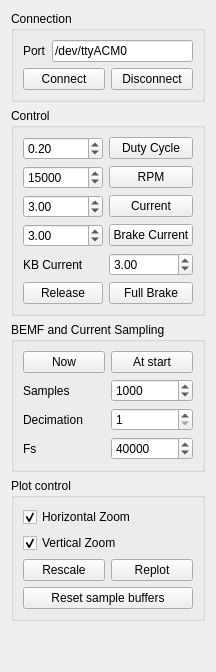
     <widget class="QWidget" name="widget2" native="true">
      <property name="sizePolicy">
       <sizepolicy hsizetype="Fixed" vsizetype="Preferred">
        <horstretch>0</horstretch>
        <verstretch>0</verstretch>
       </sizepolicy>
      </property>
      <layout class="QVBoxLayout" name="verticalLayout_16">
       <item>
        <widget class="QGroupBox" name="groupBox_3">
         <property name="title">
          <string>Connection</string>
         </property>
         <layout class="QVBoxLayout" name="verticalLayout_2">
          <item>
           <layout class="QHBoxLayout" name="horizontalLayout">
            <item>
             <widget class="QLabel" name="label_3">
              <property name="text">
               <string>Port</string>
              </property>
             </widget>
            </item>
            <item>
             <widget class="QLineEdit" name="serialDeviceEdit">
              <property name="text">
               <string>/dev/ttyACM0</string>
              </property>
             </widget>
            </item>
           </layout>
          </item>
          <item>
           <layout class="QHBoxLayout" name="horizontalLayout_5">
            <item>
             <widget class="QPushButton" name="connectButton">
              <property name="text">
               <string>Connect</string>
              </property>
             </widget>
            </item>
            <item>
             <widget class="QPushButton" name="disconnectButton">
              <property name="text">
               <string>Disconnect</string>
              </property>
             </widget>
            </item>
           </layout>
          </item>
         </layout>
        </widget>
       </item>
       <item>
        <widget class="QGroupBox" name="groupBox_2">
         <property name="title">
          <string>Control</string>
         </property>
         <layout class="QVBoxLayout" name="verticalLayout_18">
          <item>
           <layout class="QGridLayout" name="gridLayout_2">
            <item row="2" column="1">
             <widget class="QPushButton" name="currentButton">
              <property name="text">
               <string>Current</string>
              </property>
             </widget>
            </item>
            <item row="3" column="0">
             <widget class="QDoubleSpinBox" name="currentBrakeBox">
              <property name="minimum">
               <double>0.000000000000000</double>
              </property>
              <property name="maximum">
               <double>200.000000000000000</double>
              </property>
              <property name="singleStep">
               <double>0.500000000000000</double>
              </property>
              <property name="value">
               <double>3.000000000000000</double>
              </property>
             </widget>
            </item>
            <item row="4" column="0">
             <widget class="QLabel" name="label_12">
              <property name="text">
               <string>KB Current</string>
              </property>
             </widget>
            </item>
            <item row="3" column="1">
             <widget class="QPushButton" name="currentBrakeButton">
              <property name="text">
               <string>Brake Current</string>
              </property>
             </widget>
            </item>
            <item row="4" column="1">
             <widget class="QDoubleSpinBox" name="arrowCurrentBox">
              <property name="maximum">
               <double>200.000000000000000</double>
              </property>
              <property name="singleStep">
               <double>0.500000000000000</double>
              </property>
              <property name="value">
               <double>3.000000000000000</double>
              </property>
             </widget>
            </item>
            <item row="2" column="0">
             <widget class="QDoubleSpinBox" name="currentBox">
              <property name="minimum">
               <double>-200.000000000000000</double>
              </property>
              <property name="maximum">
               <double>200.000000000000000</double>
              </property>
              <property name="singleStep">
               <double>0.500000000000000</double>
              </property>
              <property name="value">
               <double>3.000000000000000</double>
              </property>
             </widget>
            </item>
            <item row="0" column="0">
             <widget class="QDoubleSpinBox" name="dutyBox">
              <property name="minimum">
               <double>-1.000000000000000</double>
              </property>
              <property name="maximum">
               <double>1.000000000000000</double>
              </property>
              <property name="singleStep">
               <double>0.050000000000000</double>
              </property>
              <property name="value">
               <double>0.200000000000000</double>
              </property>
             </widget>
            </item>
            <item row="1" column="0">
             <widget class="QSpinBox" name="rpmBox">
              <property name="minimum">
               <number>-100000</number>
              </property>
              <property name="maximum">
               <number>100000</number>
              </property>
              <property name="singleStep">
               <number>1000</number>
              </property>
              <property name="value">
               <number>15000</number>
              </property>
             </widget>
            </item>
            <item row="0" column="1">
             <widget class="QPushButton" name="dutyButton">
              <property name="text">
               <string>Duty Cycle</string>
              </property>
             </widget>
            </item>
            <item row="1" column="1">
             <widget class="QPushButton" name="rpmButton">
              <property name="text">
               <string>RPM</string>
              </property>
             </widget>
            </item>
            <item row="5" column="0">
             <widget class="QPushButton" name="offButton">
              <property name="text">
               <string>Release</string>
              </property>
             </widget>
            </item>
            <item row="5" column="1">
             <widget class="QPushButton" name="offBrakeButton">
              <property name="text">
               <string>Full Brake</string>
              </property>
             </widget>
            </item>
           </layout>
          </item>
         </layout>
        </widget>
       </item>
       <item>
        <widget class="QGroupBox" name="groupBox">
         <property name="title">
          <string>BEMF and Current Sampling</string>
         </property>
         <layout class="QVBoxLayout" name="verticalLayout">
          <item>
           <layout class="QGridLayout" name="gridLayout">
            <item row="1" column="0">
             <widget class="QLabel" name="label">
              <property name="text">
               <string>Samples</string>
              </property>
             </widget>
            </item>
            <item row="2" column="0">
             <widget class="QLabel" name="label_2">
              <property name="text">
               <string>Decimation</string>
              </property>
             </widget>
            </item>
            <item row="1" column="1">
             <widget class="QSpinBox" name="sampleNumBox">
              <property name="minimum">
               <number>10</number>
              </property>
              <property name="maximum">
               <number>4000</number>
              </property>
              <property name="singleStep">
               <number>100</number>
              </property>
              <property name="value">
               <number>1000</number>
              </property>
             </widget>
            </item>
            <item row="3" column="1">
             <widget class="QSpinBox" name="sampleFreqBox">
              <property name="minimum">
               <number>1</number>
              </property>
              <property name="maximum">
               <number>200000</number>
              </property>
              <property name="singleStep">
               <number>1000</number>
              </property>
              <property name="value">
               <number>40000</number>
              </property>
             </widget>
            </item>
            <item row="2" column="1">
             <widget class="QSpinBox" name="sampleIntBox">
              <property name="minimum">
               <number>1</number>
              </property>
             </widget>
            </item>
            <item row="3" column="0">
             <widget class="QLabel" name="label_5">
              <property name="text">
               <string>Fs</string>
              </property>
             </widget>
            </item>
            <item row="0" column="0">
             <widget class="QPushButton" name="getDataButton">
              <property name="text">
               <string>Now</string>
              </property>
             </widget>
            </item>
            <item row="0" column="1">
             <widget class="QPushButton" name="getDataStartButton">
              <property name="text">
               <string>At start</string>
              </property>
             </widget>
            </item>
           </layout>
          </item>
         </layout>
        </widget>
       </item>
       <item>
        <widget class="QGroupBox" name="groupBox_5">
         <property name="title">
          <string>Plot control</string>
         </property>
         <layout class="QVBoxLayout" name="verticalLayout_3">
          <item>
           <widget class="QCheckBox" name="horizontalZoomBox">
            <property name="text">
             <string>Horizontal Zoom</string>
            </property>
            <property name="checkable">
             <bool>true</bool>
            </property>
            <property name="checked">
             <bool>true</bool>
            </property>
           </widget>
          </item>
          <item>
           <widget class="QCheckBox" name="verticalZoomBox">
            <property name="text">
             <string>Vertical Zoom</string>
            </property>
            <property name="checked">
             <bool>true</bool>
            </property>
           </widget>
          </item>
          <item>
           <layout class="QHBoxLayout" name="horizontalLayout_9">
            <item>
             <widget class="QPushButton" name="rescaleButton">
              <property name="text">
               <string>Rescale</string>
              </property>
             </widget>
            </item>
            <item>
             <widget class="QPushButton" name="replotButton">
              <property name="text">
               <string>Replot</string>
              </property>
             </widget>
            </item>
           </layout>
          </item>
          <item>
           <widget class="QPushButton" name="resetBufferButton">
            <property name="text">
             <string>Reset sample buffers</string>
            </property>
           </widget>
          </item>
         </layout>
        </widget>
       </item>
       <item>
        <spacer name="verticalSpacer">
         <property name="orientation">
          <enum>Qt::Vertical</enum>
         </property>
         <property name="sizeHint" stdset="0">
          <size>
           <width>20</width>
           <height>40</height>
          </size>
         </property>
        </spacer>
       </item>
      </layout>
     </widget>
